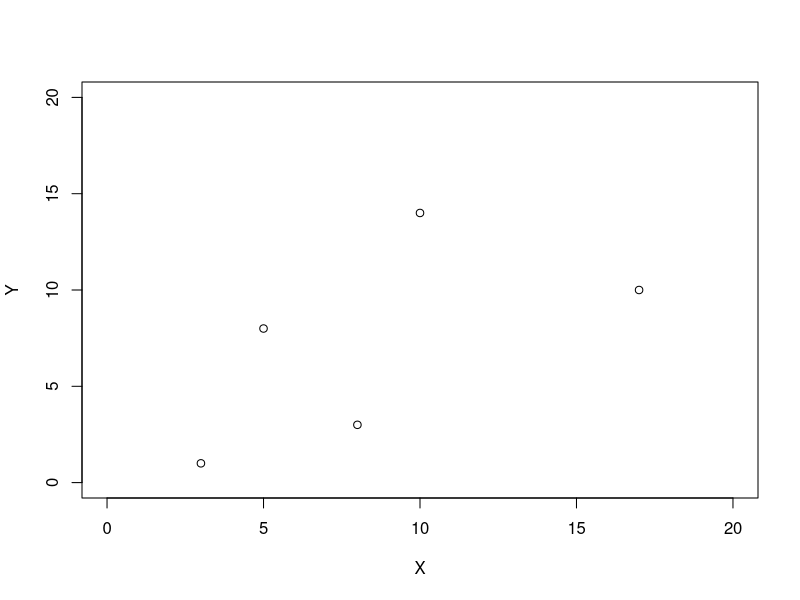
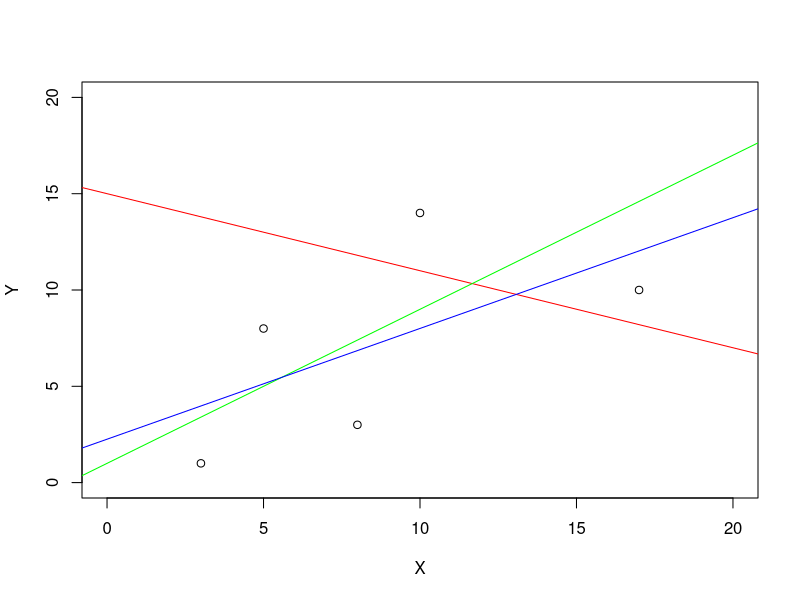
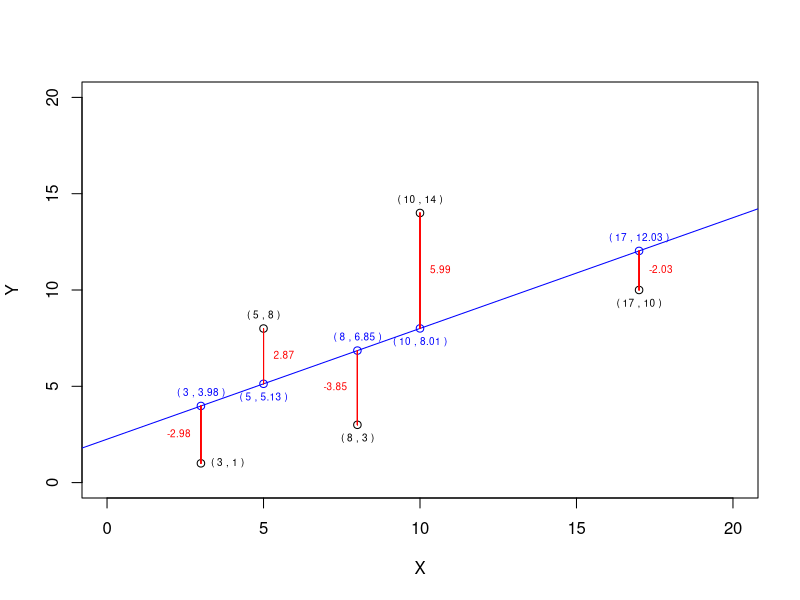

Here is the R script that generated these plots, in order:
## ---- chunk 1
# Data
X = c(3, 5, 8, 10, 17)
Y = c(1, 8, 3, 14, 10)
## ---- chunk 2
textinfo <- data.frame(
  Xcoord = X,
  Ycoord = Y)

template <- "%i & %i \\\\
" # dont't forget the newline

cat(sprintf('\\begin{center}'))
cat(sprintf('  \\begin{tabular}{c|c}'))
cat(sprintf('    $X$ & $Y$ \\\\ \\hline'))
for (i in seq(nrow(textinfo))) {
  cat(sprintf(template, textinfo$Xcoord[i], textinfo$Ycoord[i]))
}
cat(sprintf('  \\end{tabular}'))
cat(sprintf('\\end{center}'))
## ---- chunk 3
# Create the linear model
regression = lm(Y ~ X)
summary(regression)
## ---- chunk 4
Yp <- regression$coefficients[1] + regression$coefficients[2]*X

MX = mean(X)
MY = mean(Y)

x <- X - MX
y <- Y - MY

sX <- sd(X)
sY <- sd(Y)

r <- sum(x*y)/(sqrt(sum(x^2) * sum(y^2)))

## ---- chunk 5
# Plot the data with the linear model
plot(X,Y,
     xlim = c(0,20), ylim = c(0,20))
## ---- chunk 6
# Plot the data with the linear model
plot(X,Y,
     xlim = c(0,20), ylim = c(0,20))
abline(a = 15, b = -0.4, col = 'red')
abline(a = 1, b = 0.8, col = 'green')
abline(a = regression$coefficients[1], b = regression$coefficients[2], col = 'blue')
## ---- chunk 7
# Plot the data
plot(X,Y,
     xlim = c(0,20), ylim = c(0,20))

points(X, Yp, col = 'blue')
abline(a = regression$coefficients[1], b = regression$coefficients[2], col = 'blue')

text(X[1], Y[1], label = paste('(', X[1], ',', Y[1], ')'),
     pos = 4, cex = 0.6)
text(X[2], Y[2], label = paste('(', X[2], ',', Y[2], ')'),
     pos = 3, cex = 0.6)
text(X[3], Y[3], label = paste('(', X[3], ',', Y[3], ')'),
     pos = 1, cex = 0.6)
text(X[4], Y[4], label = paste('(', X[4], ',', Y[4], ')'),
     pos = 3, cex = 0.6)
text(X[5], Y[5], label = paste('(', X[5], ',', Y[5], ')'),
     pos = 1, cex = 0.6)

text(X[1], Yp[1], label = paste('(', X[1], ',', format(round(Yp[1], 2), nsmall = 2), ')'),
     pos = 3, cex = 0.6, col = 'blue')
text(X[2], Yp[2], label = paste('(', X[2], ',', format(round(Yp[2], 2), nsmall = 2), ')'),
     pos = 1, cex = 0.6, col = 'blue')
text(X[3], Yp[3], label = paste('(', X[3], ',', format(round(Yp[3], 2), nsmall = 2), ')'),
     pos = 3, cex = 0.6, col = 'blue')
text(X[4], Yp[4], label = paste('(', X[4], ',', format(round(Yp[4], 2), nsmall = 2), ')'),
     pos = 1, cex = 0.6, col = 'blue')
text(X[5], Yp[5], label = paste('(', X[5], ',', format(round(Yp[5], 2), nsmall = 2), ')'),
     pos = 3, cex = 0.6, col = 'blue')

for(i in seq(1,5))
{
  segments(X, Y, X, Yp, col = 'red')
}

text(X[1], (Y[1] + Yp[1])/2, label = format(round(Y[1] - Yp[1], 2), nsmall = 2),
     pos = 2, cex = 0.6, col = 'red')
text(X[2], (Y[2] + Yp[2])/2, label = format(round(Y[2] - Yp[2], 2), nsmall = 2),
     pos = 4, cex = 0.6, col = 'red')
text(X[3], (Y[3] + Yp[3])/2, label = format(round(Y[3] - Yp[3], 2), nsmall = 2),
     pos = 2, cex = 0.6, col = 'red')
text(X[4], (Y[4] + Yp[4])/2, label = format(round(Y[4] - Yp[4], 2), nsmall = 2),
     pos = 4, cex = 0.6, col = 'red')
text(X[5], (Y[5] + Yp[5])/2, label = format(round(Y[5] - Yp[5], 2), nsmall = 2),
     pos = 4, cex = 0.6, col = 'red')
## ---- chunk 8
textinfo <- data.frame(
  rownum = seq(length(X)),
  Xcoord = X,
  Ycoord = Y)

template <- "%i & %i & %i & & & & &  \\\\
" # dont't forget the newline

cat('\\[  \\begin{array}{r||r|r||r|r||r|r|r}')
cat('   & \\multicolumn{1}{c|}{X} & \\multicolumn{1}{c||}{Y} & \\multicolumn{1}{c|}{x} & \\multicolumn{1}{c||}{y} & \\multicolumn{1}{c|}{x^2} & \\multicolumn{1}{c|}{y^2} & \\multicolumn{1}{c}{xy} \\\\ \\hline')
for (i in seq(nrow(textinfo))) {
  cat(sprintf(template, textinfo$rownum[i], textinfo$Xcoord[i], textinfo$Ycoord[i]))
}
cat('\\hline')
cat('\\Sigma & & & & & & \\\\')
cat('M & & & & & & ')

cat('\\end{array} \\hspace{2cm} \\begin{array}{r||r|r||r|r|r}')

template <- "%i & %i & %i & & &  \\\\
" # dont't forget the newline

cat('   & \\multicolumn{1}{c|}{X} & \\multicolumn{1}{c||}{Y} & \\multicolumn{1}{c|}{Y\'} & \\multicolumn{1}{c|}{Y - Y\'} & \\multicolumn{1}{c}{(Y - Y\')^2} \\\\ \\hline')
for (i in seq(nrow(textinfo))) {
  cat(sprintf(template, textinfo$rownum[i], textinfo$Xcoord[i], textinfo$Ycoord[i]))
}
cat('\\hline')
cat('\\Sigma & & & & \\\\ \\multicolumn{1}{c}{}  \\\\')
cat('\\end{array} \\]')
## ---- chunk 9
textinfo <- data.frame(
  rownum = seq(length(X)),
  Xcoord = X,
  Ycoord = Y,
  xcoord = x,
  ycoord = y,
  xsq = x^2,
  ysq = y^2,
  xy = x*y)

template <- "%i & %i & %i & %.3f & %.3f & %.3f & %.3f & %.3f  \\\\
" # dont't forget the newline

cat('\\[  \\begin{array}{r||r|r||r|r||r|r|r}')
cat('   & \\multicolumn{1}{c|}{X} & \\multicolumn{1}{c||}{Y} & \\multicolumn{1}{c|}{x} & \\multicolumn{1}{c||}{y} & \\multicolumn{1}{c|}{x^2} & \\multicolumn{1}{c|}{y^2} & \\multicolumn{1}{c}{xy} \\\\ \\hline')
for (i in seq(nrow(textinfo))) {
  cat(sprintf(template, textinfo$rownum[i], textinfo$Xcoord[i], textinfo$Ycoord[i],
              textinfo$xcoord[i], textinfo$ycoord[i],
              textinfo$xsq[i], textinfo$ysq[i], textinfo$xy[i]))
}
cat('\\hline')
cat(sprintf('\\Sigma & %i & %i & %.3f & %.3f & %.3f & %.3f & %.3f \\\\',
            sum(X), sum(Y), sum(x), sum(y),
            sum(textinfo$xsq), sum(textinfo$ysq), sum(textinfo$xy) ))
cat(sprintf('M   & %.1f & %.1f & & & &', mean(X), mean(Y) ))

cat('\\end{array} \\]')
## ---- chunk 10
textinfo <- data.frame(
  rownum = seq(length(X)),
  Xcoord = X,
  Ycoord = Y,
  Ypcoord = Yp,
  residual = Y - Yp,
  residualsq = (Y - Yp)^2)

template <- "%i & %i & %i & %.3f & %.3f & %.3f \\\\
" # dont't forget the newline

cat('\\[ \\begin{array}{r||r|r||r|r|r}')
cat('   & \\multicolumn{1}{c|}{X} & \\multicolumn{1}{c||}{Y} & \\multicolumn{1}{c|}{Y\'} & \\multicolumn{1}{c|}{Y - Y\'} & \\multicolumn{1}{c}{(Y - Y\')^2} \\\\ \\hline')
for (i in seq(nrow(textinfo))) {
  cat(sprintf(template, textinfo$rownum[i], textinfo$Xcoord[i], textinfo$Ycoord[i],
              textinfo$Ypcoord[i], textinfo$residual[i], textinfo$residualsq[i]))
}
cat('\\hline')
cat(sprintf('\\Sigma & %i & %i & %.3f & %.3f & %.3f \\\\ \\multicolumn{1}{c}{}  \\\\',
            sum(X), sum(Y),
            sum(Yp), sum(textinfo$residual), sum(textinfo$residualsq) ))

cat('\\end{array} \\]')
